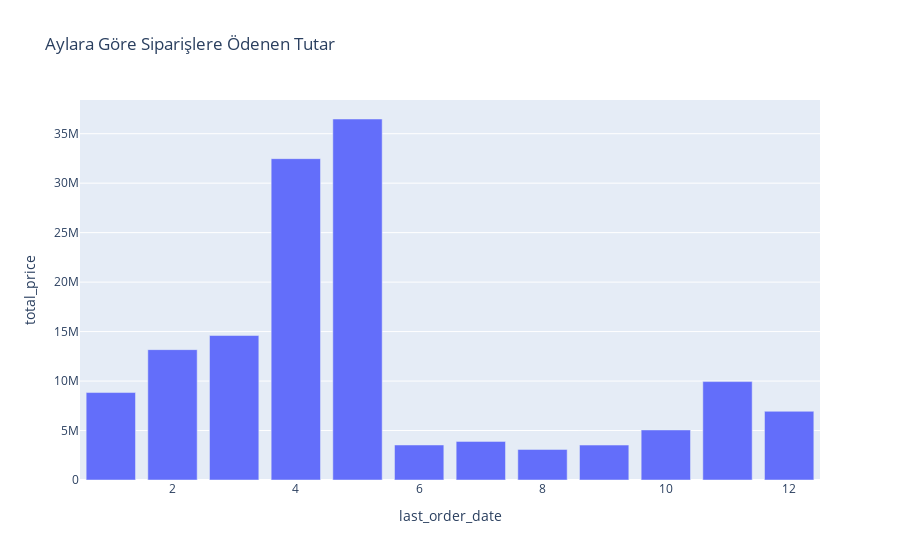

Notebook cell for this chart:
### Code cell
import plotly.express as px



# verileri güzel bir şekilde gösterelim
fig = px.bar(date_order, x='last_order_date', y='total_price', title='Aylara Göre Siparişlere Ödenen Tutar')
fig.show()

### Figure 1 — Plotly figure (JSON) as saved in the notebook; plotly's stock layout.template omitted (floating-point values rounded to 4 significant figures)
{"data": [{"alignmentgroup": "True", "hovertemplate": "last_order_date=%{x}<br>total_price=%{y}<extra></extra>", "legendgroup": "", "marker": {"color": "#636efa", "pattern": {"shape": ""}}, "name": "", "offsetgroup": "", "orientation": "v", "showlegend": false, "textposition": "auto", "type": "bar", "x": [1, 2, 3, 4, 5, 6, 7, 8, 9, 10, 11, 12], "xaxis": "x", "y": [8838000.0, 13180000.0, 14600000.0, 32480000.0, 36490000.0, 3538000.0, 3902000.0, 3091000.0, 3530000.0, 5059000.0, 9948000.0, 6943000.0], "yaxis": "y"}], "layout": {"autosize": true, "barmode": "relative", "legend": {"tracegroupgap": 0}, "title": {"text": "Aylara Göre Siparişlere Ödenen Tutar"}, "xaxis": {"anchor": "y", "autorange": true, "domain": [0, 1], "range": [0.5, 12.5], "title": {"text": "last_order_date"}, "type": "linear"}, "yaxis": {"anchor": "x", "autorange": true, "domain": [0, 1], "range": [0, 38410000.0], "title": {"text": "total_price"}, "type": "linear"}}}
